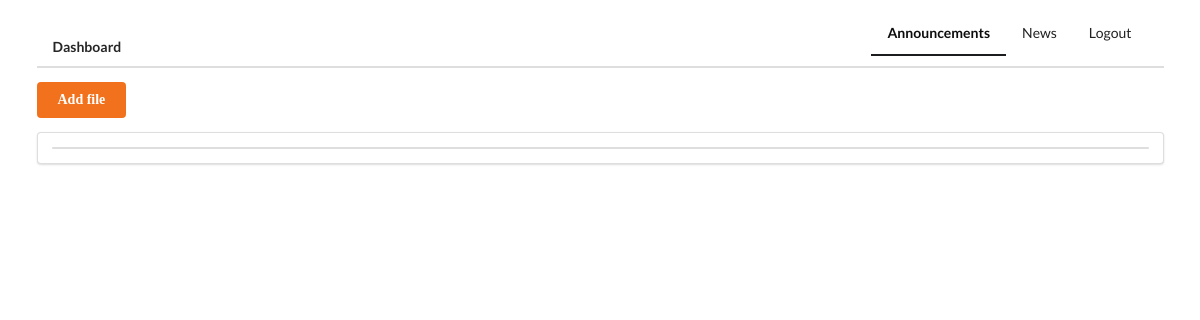
Before: /staff/announcements/ (signed in) with the older database file.
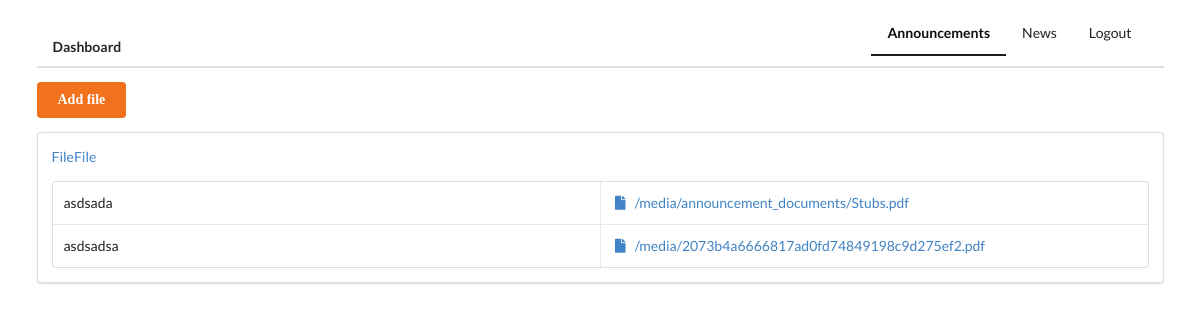
After: the same page with the newer database file.
### staff/models.py (models this page shows, shortened)
class Announcement(models.Model):
    title = models.CharField(max_length=200)
    description = models.CharField(max_length=500)
    file = models.FileField(blank=True, validators=[FileExtensionValidator(['pdf', 'doc', 'docx'])], upload_to="announcement_documents")
    date_created = models.DateTimeField(default=timezone.now)

### staff/views.py (the view)
# urls.py: path('announcements/', views.AnnouncementListView.as_view(), name='announcements'),
class AnnouncementListView(LoginRequiredMixin, ListView):
    redirect_field_name='staff/index.html'
    model = Announcement
    context_object_name= 'announcements'
    def get_queryset(self):
        return Announcement.objects.order_by('-date_created')

### templates/staff/announcement_list.html
{% extends 'staff/base_staff.html' %}
{% block announcement %}
	active
{% endblock %}
{% block main_content %}
	<a href="{% url 'staff:create_announcement' %}" class="ui orange button">Add file</a>
  <div class="ui segment">
    <table class="ui celled two column table">
    	{% for announcement in announcements %}
    	<tr>
    		<td>
    			{{ announcement.title }}
    		</td>
    		<td>
    			<a href="{% url 'staff:view_file' pk=announcement.pk %}"><i class="ui file icon"></i> {{ announcement.file.url }}</a>
    		</td>
    	</tr>
    	<a href="{{ announcement.file.url }}">File</a>
    	{% endfor %}
    </table>
  </div>
{% endblock %}

### templates/staff/base_staff.html (shortened to what this page needs)
<!DOCTYPE html>
{% load staticfiles %}
<html lang="en" dir="ltr">
  <head>
    <link rel="stylesheet" href="{% static 'dist/semantic.css' %}">
<link rel="stylesheet" href="//cdn.jsdelivr.net/npm/medium-editor@latest/dist/css/medium-editor.min.css" type="text/css" media="screen" charset="utf-8">
    <link rel="stylesheet" type="text/css" href="{% static 'css/index.css' %}">
  </head>
  <body>
    <div class="ui container">
      <div class="ui secondary pointing menu">
        <a href="{% url 'staff:index' %}" class="header item">Dashboard</a>
        <div class="right item">
          <a href="{% url 'staff:announcements' %}" class="{% block announcement%} {%endblock%}item">Announcements</a>
          <a href="{% url 'staff:news' %}" class="{% block news %} {%endblock%}item">News</a>
          {% if user.is_authenticated %}
          <a href="{% url 'staff:logout' %}" class="item">Logout</a>
          {% else %}
          <a href="{% url 'staff:login' %}" class="item">Login</a>
          {% endif %}
        </div>
      </div>
      {% block main_content %}
      {% endblock %}
    </div>
  </body>
</html>

### static/css/index.css (style rules this page uses)
.ui.button { font-family: Code Bold; font-weight: bold; }

Changed rows visible on the page:
added Announcement: title "asdsada", file "/media/announcement_documents/Stubs.pdf"
added Announcement: title "asdsadsa", file "/media/2073b4a6666817ad0fd74849198c9d275ef2.pdf"
